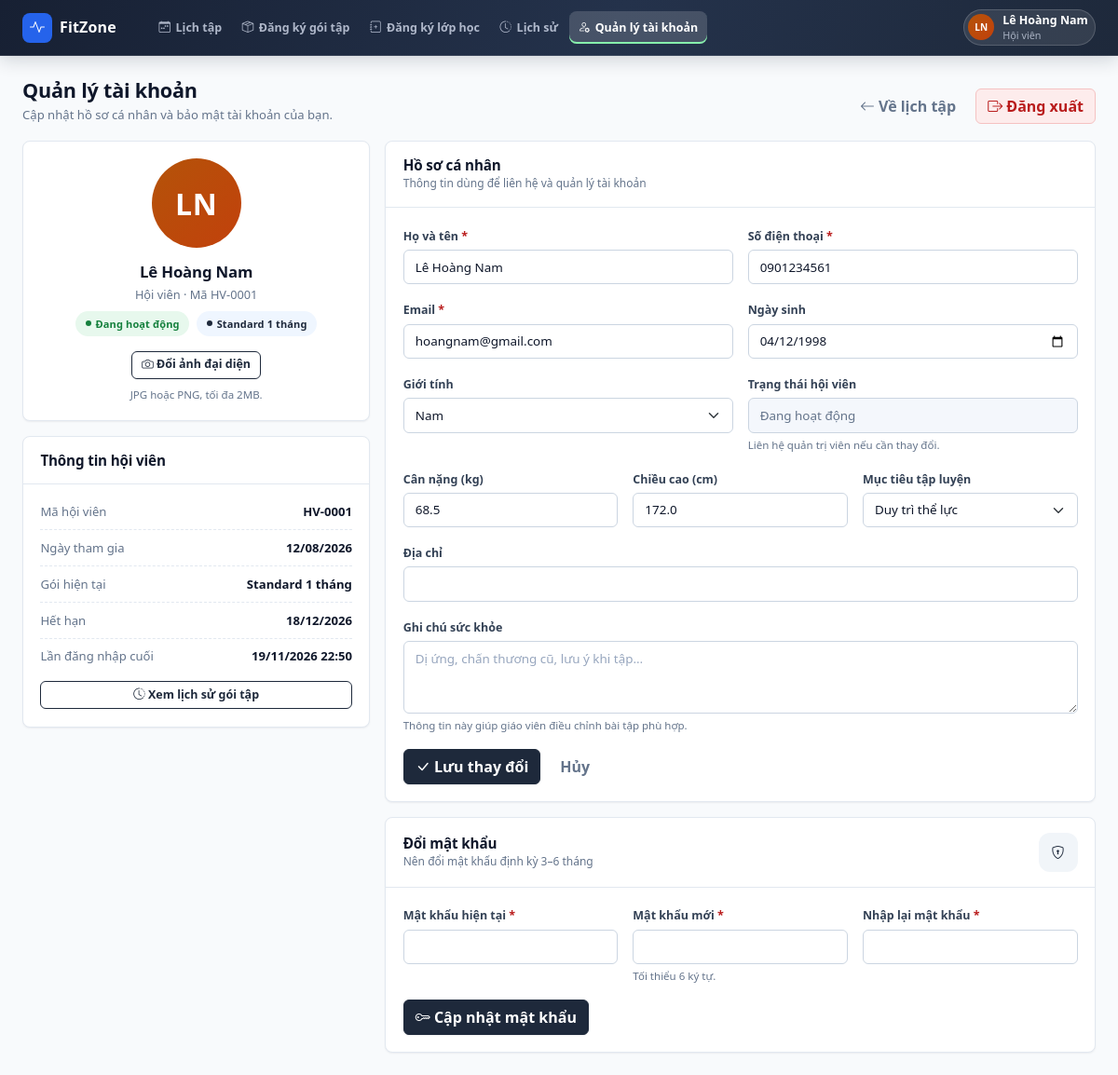
Page /customer/account.php (signed in) on the committed database.
### tables this page shows
CREATE TABLE `tai_khoan` (
  `id` int(10) unsigned NOT NULL AUTO_INCREMENT,
  `ten_dang_nhap` varchar(50) NOT NULL,
  `mat_khau` varchar(255) NOT NULL,
  `ho_ten` varchar(100) NOT NULL,
  `vai_tro` varchar(20) NOT NULL DEFAULT 'customer',
  `trang_thai` tinyint(1) NOT NULL DEFAULT 1,
  `created_at` datetime NOT NULL DEFAULT current_timestamp(),
  PRIMARY KEY (`id`),
  UNIQUE KEY `uq_tai_khoan_ten` (`ten_dang_nhap`)
);

CREATE TABLE `hoi_vien` (
  `id` int(10) unsigned NOT NULL AUTO_INCREMENT,
  `tai_khoan_id` int(10) unsigned DEFAULT NULL,
  `ho_ten` varchar(100) NOT NULL,
  `sdt` varchar(15) NOT NULL,
  `email` varchar(100) NOT NULL,
  `gioi_tinh` varchar(10) DEFAULT NULL,
  `ngay_sinh` date DEFAULT NULL,
  `dia_chi` varchar(255) DEFAULT NULL,
  `ghi_chu` text DEFAULT NULL,
  `chieu_cao` decimal(5,1) DEFAULT NULL,
  `can_nang` decimal(5,1) DEFAULT NULL,
  `muc_tieu` varchar(100) DEFAULT NULL,
  `trang_thai` varchar(20) NOT NULL DEFAULT 'hoat_dong',
  `deleted_at` datetime DEFAULT NULL,
  `created_at` datetime NOT NULL DEFAULT current_timestamp(),
  `updated_at` datetime NOT NULL DEFAULT current_timestamp() ON UPDATE current_timestamp(),
  PRIMARY KEY (`id`),
  UNIQUE KEY `uq_hoi_vien_email` (`email`),
  KEY `fk_hoi_vien_tai_khoan` (`tai_khoan_id`),
  CONSTRAINT `fk_hoi_vien_tai_khoan` FOREIGN KEY (`tai_khoan_id`) REFERENCES `tai_khoan` (`id`) ON DELETE SET NULL
);

### customer/account.php (the view, shortened to what the rows shown need)
<?php
require __DIR__ . '/../common/bootstrap.php';
$menu = require __DIR__ . '/../common/menus/customer.php';
$appRole = 'customer';
$genderOptions = ['nam' => 'Nam', 'nu' => 'Nữ', 'khac' => 'Khác'];
$member = data_current_member();
$memberCode = 'HV-' . str_pad((string) ($member['id'] ?? 0), 4, '0', STR_PAD_LEFT);
$partials = __DIR__ . '/../common/partials';
require $partials . '/head.php';
?>
<div class="app-shell">
    <?php require $partials . '/sidebar.php'; ?>
    <div class="app-main">
        <?php require $partials . '/topbar.php'; ?>
        <main class="app-content" id="main-content">
<div class="page-head">
    <div>
        <h1>Quản lý tài khoản</h1>
    </div>
</div>
<div class="row g-3">
    <div class="col-lg-4">
        <div class="app-card mb-3">
            <div class="app-card-body text-center">
                <?= avatar($member['ho_ten'] ?? 'Hội viên', 'avatar-xl', 'mx-auto') ?>
                <h2 class="mt-3 mb-1" id="account-name" style="font-size:1.05rem;"><?= e($member['ho_ten'] ?? '') ?></h2>
                <p class="text-muted-2 text-small mb-2">Hội viên · Mã <?= e($memberCode) ?></p>
                <div class="d-flex justify-content-center gap-2 mb-3">
                    <?= badge('Đang hoạt động', 'success') ?>
                    <?= badge($member['package'] ?? 'Chưa có gói', 'primary') ?>
                </div>
                <button class="btn btn-outline-primary btn-sm" type="button" data-toast="Tính năng tải ảnh sẽ được nối API." data-toast-title="Đổi ảnh đại diện">
                    <?= icon('camera') ?> Đổi ảnh đại diện
                </button>
                <div class="form-text mt-2">JPG hoặc PNG, tối đa 2MB.</div>
            </div>
        </div>
        <div class="app-card">
            <div class="app-card-header"><h2>Thông tin hội viên</h2></div>
            <div class="app-card-body">
                <div class="kv-list">
                    <div class="kv"><span>Mã hội viên</span><span><?= e($memberCode) ?></span></div>
                </div>
            </div>
        </div>
    </div>
    <div class="col-lg-8">
        <div class="app-card mb-3">
            <div class="app-card-header">
                <div>
                    <h2>Hồ sơ cá nhân</h2>
                </div>
            </div>
            <div class="app-card-body">
                <form id="profile-form">
                    <div class="row g-3">
                        <div class="col-md-6">
                            <label class="form-label" for="acc-name">Họ và tên <span class="req">*</span></label>
                            <input class="form-control" id="acc-name" name="ho_ten" type="text" value="<?= e($member['ho_ten'] ?? '') ?>" required>
                        </div>
                        <div class="col-md-6">
                            <label class="form-label" for="acc-phone">Số điện thoại <span class="req">*</span></label>
                            <input class="form-control" id="acc-phone" name="sdt" type="tel" value="<?= e($member['sdt'] ?? '') ?>" required>
                        </div>
                        <div class="col-md-6">
                            <label class="form-label" for="acc-email">Email <span class="req">*</span></label>
                            <input class="form-control" id="acc-email" name="email" type="email" value="<?= e($member['email'] ?? '') ?>" required>
                        </div>
                        <div class="col-md-6">
                            <label class="form-label" for="acc-birth">Ngày sinh</label>
                            <input class="form-control" id="acc-birth" name="ngay_sinh" type="date" value="<?= e($member['ngay_sinh'] ?? '') ?>">
                        </div>
                        <div class="col-md-6">
                            <label class="form-label" for="acc-gender">Giới tính</label>
                            <select class="form-select" id="acc-gender" name="gioi_tinh">
                                <?php foreach ($genderOptions as $value => $label): ?>
                                    <option value="<?= e($value) ?>" <?= (($member['gioi_tinh'] ?? '') === $value) ? 'selected' : '' ?>><?= e($label) ?></option>
                                <?php endforeach; ?>
                            </select>
                        </div>
                    </div>
                </form>
            </div>
        </div>
        <div class="app-card">
            <div class="app-card-header">
                <div>
                    <h2>Đổi mật khẩu</h2>
                </div>
            </div>
        </div>
    </div>
</div>
        </main>
    </div>
</div>
<?php require $partials . '/foot.php'; ?>

### common/partials/topbar.php (shortened to what the rows shown need)
<?php
require_once __DIR__ . '/../data/user.php';
$user = app_user($appRole);
$accountHref = '/' . $appRole . '/account';
?>
<header class="app-topbar">
    <a class="app-user text-decoration-none" href="<?= e(url($accountHref)) ?>" aria-label="Mở trang quản lý tài khoản">
        <?= avatar($user['name'], 'avatar-sm') ?>
        <span class="app-user-meta">
            <strong><?= e($user['name']) ?></strong>
            <span><?= e($user['sub']) ?></span>
        </span>
    </a>
</header>

### common/components/ui.php (shortened to what the rows shown need)
<?php
if (!function_exists('icon')) {
    function icon(string $name, string $class = ''): string
    {
        $name = preg_replace('/[^a-z0-9-]/i', '', $name) ?: 'circle';
        return '<i class="bi bi-' . e($name) . ($class !== '' ? ' ' . e($class) : '') . '" aria-hidden="true"></i>';
    }
}
if (!function_exists('initials')) {
    function initials(string $name): string
    {
        $parts = preg_split('/\s+/u', trim($name)) ?: [];
        $parts = array_values(array_filter($parts, static fn ($p) => $p !== ''));
        $last = $parts[count($parts) - 1];
        $first = $parts[0];
        $initials = mb_substr($first, 0, 1, 'UTF-8');
        if (count($parts) > 1) {
            $initials .= mb_substr($last, 0, 1, 'UTF-8');
        }
        return mb_strtoupper($initials, 'UTF-8');
    }
}
if (!function_exists('avatar')) {
    function avatar(string $name, string $size = '', string $extra = ''): string
    {
        $palette = ['alt-1', 'alt-2', 'alt-3', 'alt-4', 'alt-5'];
        $alt = $palette[abs(crc32($name)) % count($palette)];
        $classes = trim('avatar ' . $alt . ($size !== '' ? ' ' . $size : '') . ($extra !== '' ? ' ' . $extra : ''));
        return '<span class="' . e($classes) . '" title="' . e($name) . '">' . e(initials($name)) . '</span>';
    }
}
if (!function_exists('badge')) {
    function badge(string $label, string $variant = 'primary', bool $dot = true): string
    {
        $dotClass = $dot ? '' : ' no-dot';
        return '<span class="badge-status ' . e($variant) . $dotClass . '">' . e($label) . '</span>';
    }
}

### rows in the picture
tai_khoan: ho_ten "Lê Hoàng Nam", ho_ten.email "Hội viên"
hoi_vien: ho_ten "LN", ho_ten "Lê Hoàng Nam", id "HV-0001", sdt "0901234561", email "hoangnam@gmail.com", ngay_sinh "04/12/1998", gioi_tinh "Nam"

### other values in the picture
$item['label'] "Lịch tập"
$item['label'] "Đăng ký gói tập"
$item['label'] "Đăng ký lớp học"
$item['label'] "Lịch sử"
$item['label'] "Quản lý tài khoản"
initials($name) "LN"
$label "Đang hoạt động Standard 1 tháng"
$member['joined'] "12/08/2026"
$member['package'] "Standard 1 tháng"
$member['package_expiry'] "18/12/2026"
form field muc_tieu "Duy trì thể lực"
